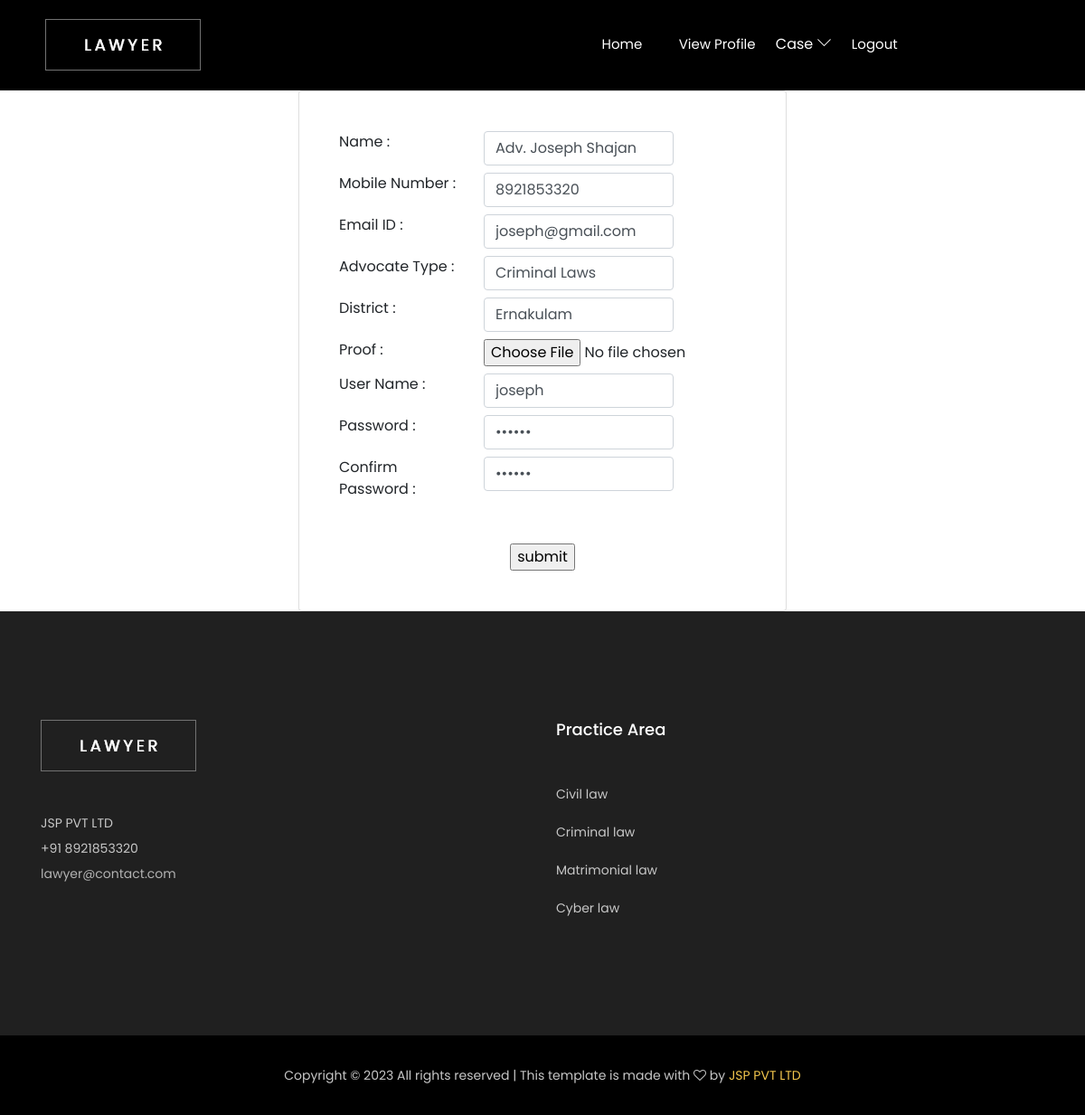
Screenshot of /acceptcase/3/ with the database file from the repository.
### Advocate_app/models.py (models this page shows)
class Advocatedb(models.Model):
    adname = models.CharField(max_length=20,default='')
    mobilenumber  = models.IntegerField()
    emailid = models.CharField(max_length=20,default='')
    advocatetype = models.CharField(max_length=20,default='')
    district = models.CharField(max_length=20,default='')
    image = models.ImageField(upload_to='Image',default='null.jpg')
    username = models.CharField(max_length=20,default='')
    password = models.CharField(max_length=20,default='')
    status = models.IntegerField(default=0)

### Advocate_app/views.py (the view)
# urls.py: path('acceptcase/<int:id>/',views.adveditprofile,name='adveditprofile'),
def adveditprofile(request,id):
    data = Advocatedb.objects.filter(id=id)
    return render(request,'adveditprofile.html',{'data':data})

### Advocate_app/templates/adveditprofile.html (shortened to what this page needs)
{% extends 'advocatedashboard.html' %}
{% block content %}
<main class="d-flex w-100">
    <div class="container d-flex flex-column">
        <div class="row vh-100">
            <div class="col-sm-10 col-md-8 col-lg-6 mx-auto d-table h-100">
                <div class="d-table-cell align-middle">
                    <div class="card">
                        <div class="card-body">
                            <div class="m-sm-4">
                                {% for i in data %}
                                <form action="{% url 'advupdate' id=i.id %}" method="post"
                                    enctype="multipart/form-data" id="advedprofile">
                                    <div class="row mt-2">
                                        <div class="col-md-4"> Name : </div>
                                        <div class="col-md-6"><input type="text" class="form-control"
                                                value="{{i.adname}}"  name=" adname" id="" ></div>
                                    </div>
                                    <div class="row mt-2">
                                        <div class="col-md-4"> Mobile Number : </div>
                                        <div class="col-md-6"><input type="tel" class="form-control"
                                                value="{{i.mobilenumber}}" name=" mobilenumber" id=""></div>
                                    </div>
                                    <div class="row mt-2">
                                        <div class="col-md-4"> Email ID : </div>
                                        <div class="col-md-6"><input type="text" class="form-control"
                                                value="{{i.emailid}}" name="emailid" id=""></div>
                                    </div>
                                    <div class="row mt-2">
                                        <div class="col-md-4"> Advocate Type : </div>
                                        <div class="col-md-6"><input type="text" class="form-control"
                                                value="{{i.advocatetype}}" name="advocatetype" id=""></div>
                                    </div>
                                    <div class="row mt-2">
                                        <div class="col-md-4"> District : </div>
                                        <div class="col-md-6"><input type="text" class="form-control"
                                                value="{{i.district}}" name="district" id=""></div>
                                    </div>
                                    <div class="row mt-2">
                                        <div class="col-md-4"> Proof : </div>
                                        <div class="col-md-6"><input type="file" name="image"></div>
                                    </div>
                                    <div class="row mt-2">
                                        <div class="col-md-4"> User Name : </div>
                                        <div class="col-md-6"><input type="text" class="form-control"
                                                value="{{i.username}}" name="username" id=""></div>
                                    </div>
                                    <div class="row mt-2">
                                        <div class="col-md-4"> Password : </div>
                                        <div class="col-md-6"><input type="password" class="form-control"
                                                value="{{i.password}}" name="password" id="password"></div>
                                    </div>
                                    <div class="row mt-2">
                                        <div class="col-md-4"> Confirm Password : </div>
                                        <div class="col-md-6"><input type="password" class="form-control"
                                                value="{{i.password}}" name="cnpass" id=""></div>
                                    </div>
                                    <div class="text-center",>
                                        <div class="pt-5">
                                            <input type="submit" value="submit" placeholder="Submit">
                                        </div>
                                    </div>
                                </form>
                                {% endfor %}
                            </div>
                        </div>
                    </div>
                </div>
            </div>
        </div>
    </div>
</main>
{% endblock %}

### rows the page displays
Advocatedb: adname "Adv. Joseph Shajan", mobilenumber "8921853320", emailid "joseph@gmail.com", advocatetype "Criminal Laws", district "Ernakulam", username "joseph"
